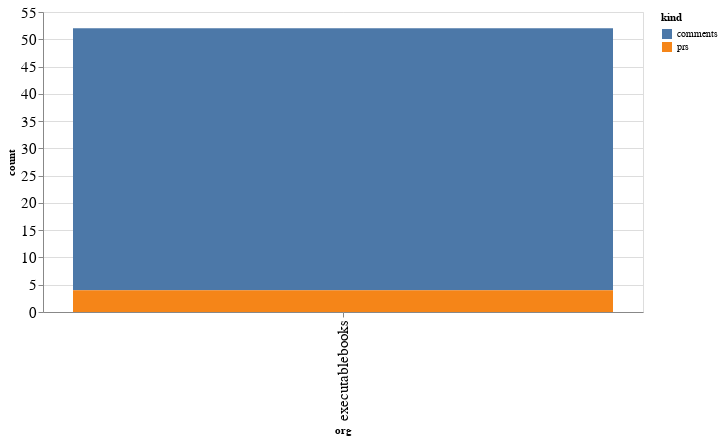

The cell this chart's notebook holds for it:
### Code cell
alt.Chart(org_summaries, width=600).mark_bar().encode(
    x='org',
    y='count',
    color='kind',
    tooltip="org"
)

### Figure 1 — Vega-Lite specification as saved in the notebook (floating-point values rounded to 4 significant figures)
{"config": {"axisLeft": {"labelFontSize": 15}, "axisBottom": {"labelFontSize": 15}}, "data": {"name": "data-c29727af0221603dcd4ed3446c893478"}, "mark": "bar", "encoding": {"color": {"field": "kind", "type": "nominal"}, "tooltip": {"field": "org", "type": "nominal"}, "x": {"field": "org", "type": "nominal"}, "y": {"field": "count", "type": "quantitative"}}, "width": 600, "$schema": "https://vega.github.io/schema/vega-lite/v4.17.0.json", "datasets": {"data-c29727af0221603dcd4ed3446c893478": [{"org": "executablebooks", "kind": "comments", "count": 48}, {"org": "executablebooks", "kind": "prs", "count": 4}]}}
